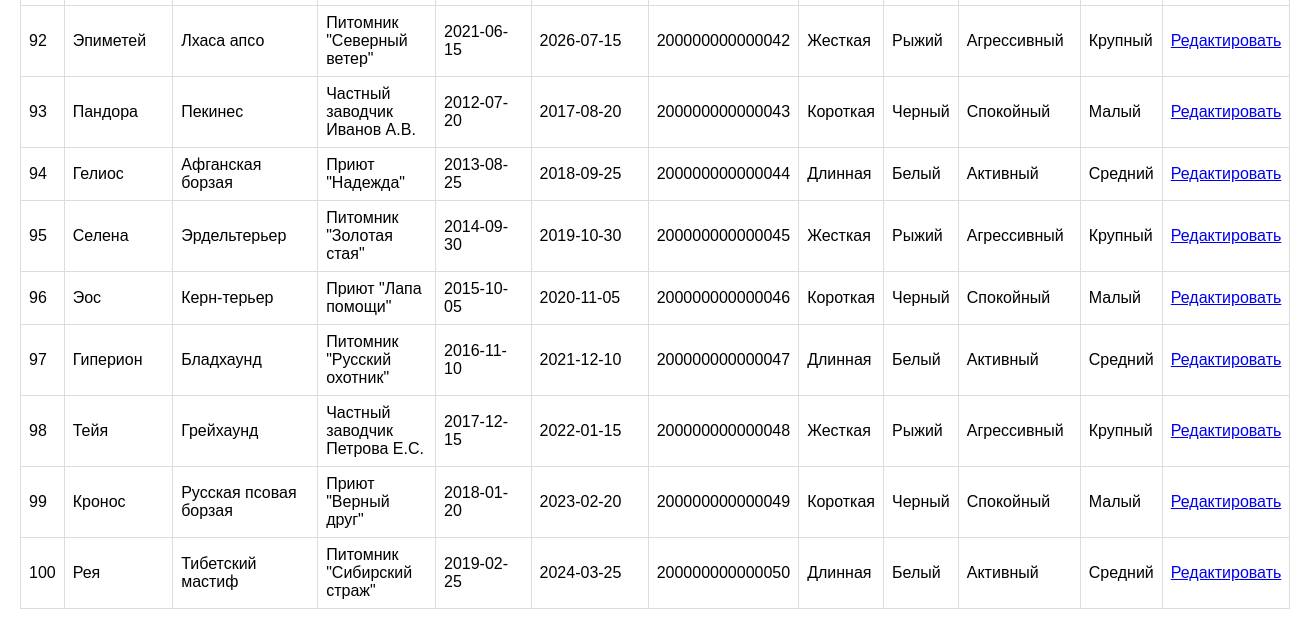
Before: /view (lower part) with the older database file.
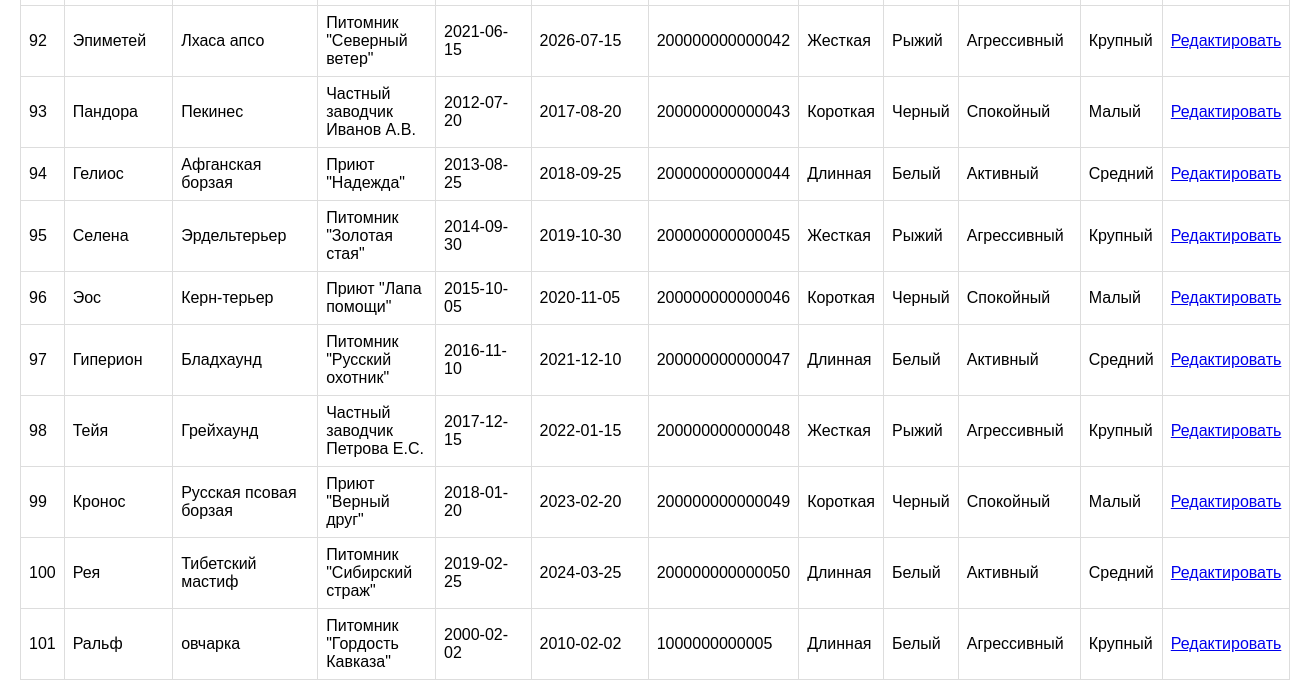
After: the same page with the newer database file.
### tables this page shows
CREATE TABLE "dogs" (
	"id"	INTEGER,
	"name"	VARCHAR(100) NOT NULL,
	"birth_date"	DATE,
	"breeds_id"	INTEGER,
	"getting_id"	INTEGER,
	"vet_examinations_id"	INTEGER,
	"location_id"	INTEGER,
	"registration_date"	DATE,
	"microchip_number"	VARCHAR(20),
	"coat_type"	INTEGER,
	"color_variations"	INTEGER,
	"temperament"	INTEGER,
	"size"	INTEGER,
	PRIMARY KEY("id" AUTOINCREMENT),
	FOREIGN KEY("breeds_id") REFERENCES "breeds"("id"),
	FOREIGN KEY("coat_type") REFERENCES "coat_type"("id"),
	FOREIGN KEY("color_variations") REFERENCES "color_variations"("id"),
	FOREIGN KEY("getting_id") REFERENCES "getting"("id"),
	FOREIGN KEY("location_id") REFERENCES "locations"("id"),
	FOREIGN KEY("size") REFERENCES "size"("id"),
	FOREIGN KEY("temperament") REFERENCES "temperament"("id"),
	FOREIGN KEY("vet_examinations_id") REFERENCES "vet_examinations"("id")
);

CREATE TABLE breeds (
    id INTEGER PRIMARY KEY AUTOINCREMENT,
    breed_name VARCHAR(100) NOT NULL,
    breed_group VARCHAR(50),
    origin_country VARCHAR(50),
    average_lifes INTEGER,
    typical_use VARCHAR(100),
    common_health_issues VARCHAR(200),
    recommended_vaccinations VARCHAR(200),
    veterinary_care VARCHAR(50),
    average_weight_male FLOAT,
    average_weight_female FLOAT,
    trainability_level VARCHAR(50),
    recommended_training_age INTEGER,
    common_behavioral_issues VARCHAR(200),
    preferred_training_methods VARCHAR(200),
    typical_learning_period INTEGER
);

CREATE TABLE locations (
    id INTEGER PRIMARY KEY AUTOINCREMENT,
    location_name VARCHAR(100) NOT NULL,
    location_type VARCHAR(50),
    address VARCHAR(200),
    contact_info VARCHAR(100),
    price FLOAT,
    availability INTEGER,
    website VARCHAR(200)
);

CREATE TABLE coat_type (
    id INTEGER PRIMARY KEY AUTOINCREMENT,
    coat_type_name VARCHAR(50) NOT NULL
);

CREATE TABLE color_variations (
    id INTEGER PRIMARY KEY AUTOINCREMENT,
    color_variations_name VARCHAR(50) NOT NULL
);

CREATE TABLE temperament (
    id INTEGER PRIMARY KEY AUTOINCREMENT,
    temperament_name VARCHAR(50) NOT NULL
);

CREATE TABLE size (
    id INTEGER PRIMARY KEY AUTOINCREMENT,
    size_name VARCHAR(50) NOT NULL
);

### flask_app.py (the view)
@app.route('/view')
def view():
    with get_db_connection() as conn:
        cursor = conn.cursor()
        query = """
            SELECT d.id, d.name, b.breed_name, l.location_name, d.birth_date, d.registration_date, d.microchip_number,
                   ct.coat_type_name, cv.color_variations_name, t.temperament_name, s.size_name
            FROM dogs d
            JOIN breeds b ON d.breeds_id = b.id
            JOIN locations l ON d.location_id = l.id
            JOIN coat_type ct ON d.coat_type = ct.id
            JOIN color_variations cv ON d.color_variations = cv.id
            JOIN temperament t ON d.temperament = t.id
            JOIN size s ON d.size = s.id
            ORDER BY d.id
        """
        dogs = cursor.execute(query).fetchall()
    return render_template('view.html', dogs=dogs)

### flask_app.py (called while the page is built)
def get_db_connection():
    conn = sqlite3.connect(DB_PATH, timeout=10)
    conn.row_factory = sqlite3.Row
    return conn

### templates/view.html (shortened to what this page needs)
<!DOCTYPE html>
<html lang="ru">
<head>
    <link rel="stylesheet" href="{{ url_for('static', filename='style.css') }}">
</head>
<body>
    {% if dogs %}
        <table>
            {% for dog in dogs %}
            <tr>
                <td>{{ dog['id'] }}</td>
                <td>{{ dog['name'] }}</td>
                <td>{{ dog['breed_name'] }}</td>
                <td>{{ dog['location_name'] or 'Не указано' }}</td>
                <td>{{ dog['birth_date'] or 'Не указано' }}</td>
                <td>{{ dog['registration_date'] or 'Не указано' }}</td>
                <td>{{ dog['microchip_number'] or 'Не указано' }}</td>
                <td>{{ dog['coat_type_name'] or 'Не указано' }}</td>
                <td>{{ dog['color_variations_name'] or 'Не указано' }}</td>
                <td>{{ dog['temperament_name'] or 'Не указано' }}</td>
                <td>{{ dog['size_name'] or 'Не указано' }}</td>
		<td><a href="{{ url_for('edit', id=dog['id']) }}">Редактировать</a></td>
            </tr>
            {% endfor %}
        </table>
    {% else %}
        <p>Нет собак для отображения.</p>
    {% endif %}
</body>
</html>

### static/style.css (style rules this page uses)
body { font-family: Arial, sans-serif; margin: 20px; }
table { border-collapse: collapse; width: 100%; }

Changed rows visible on the page:
added dogs: id "101", name "Ральф", breed_name "овчарка", location_name "Питомник \"Гордость Кавказа\"", birth_date "2000-02-02", registration_date "2010-02-02", microchip_number "1000000000005", coat_type_name "Длинная", color_variations_name "Белый", temperament_name "Агрессивный", size_name "Крупный"
